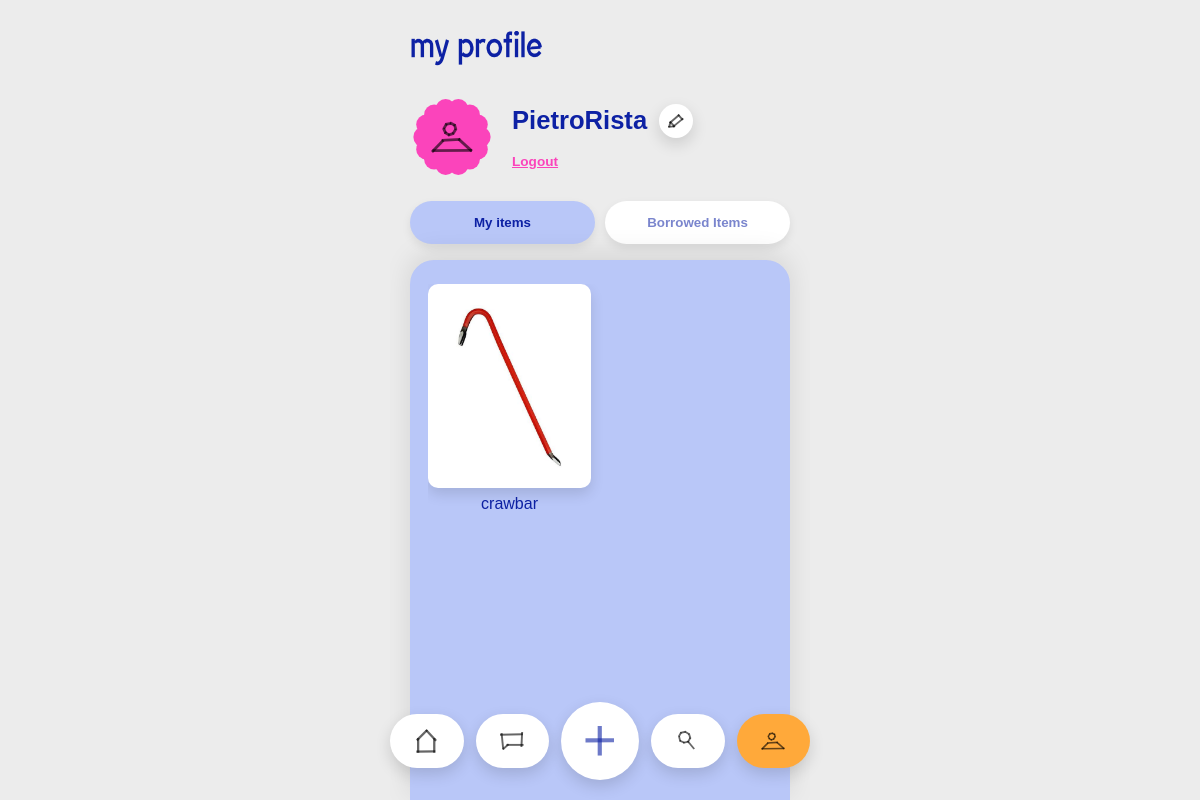
Before: /profile (signed in) with the older database file.
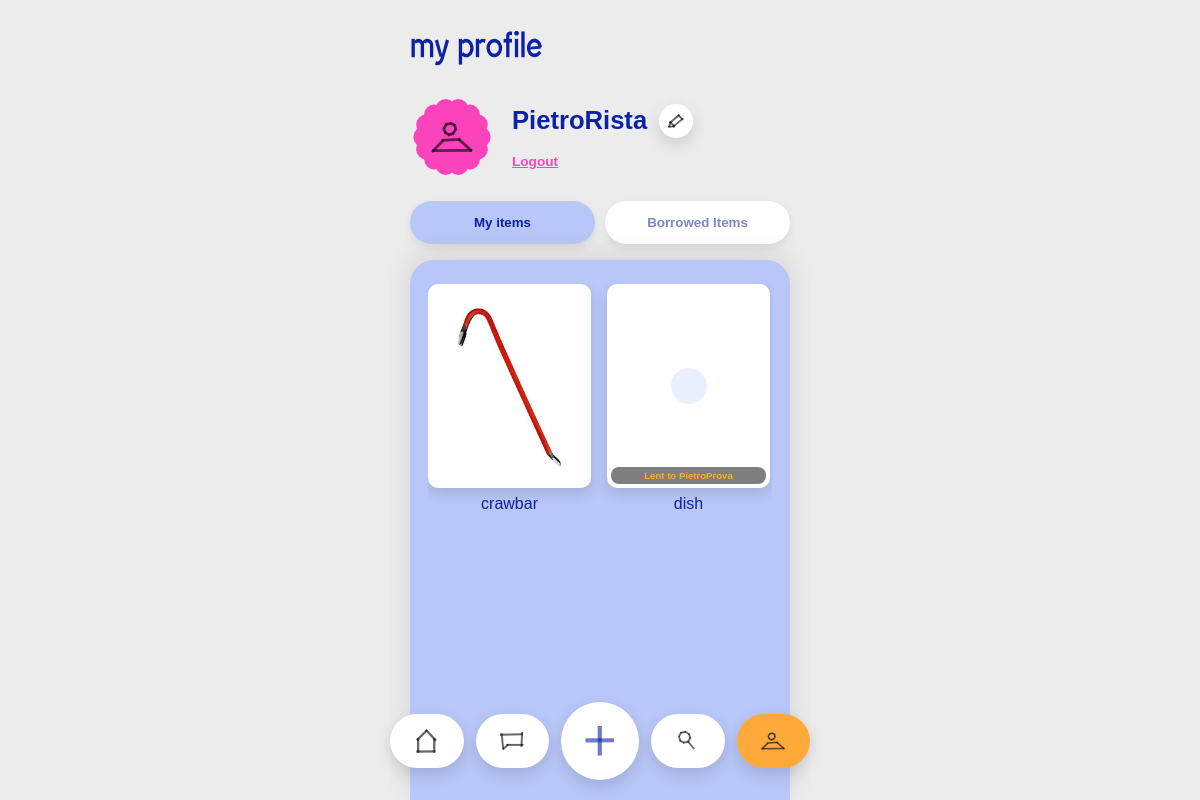
After: the same page with the newer database file.
### tables this page shows
CREATE TABLE users (
                id INTEGER PRIMARY KEY AUTOINCREMENT,
                username TEXT UNIQUE NOT NULL,
                email TEXT UNIQUE,
                password TEXT NOT NULL,
                location TEXT,
                categories TEXT
            , photo TEXT, latitude REAL, longitude REAL, onboarding_seen INTEGER DEFAULT 0);

CREATE TABLE items (
            id INTEGER PRIMARY KEY AUTOINCREMENT,
            name TEXT NOT NULL,
            description TEXT,
            owner_id INTEGER NOT NULL,
            status TEXT DEFAULT 'available',
            keywords TEXT, category TEXT, photo TEXT,
            FOREIGN KEY (owner_id) REFERENCES "users_old" (id)
        );

### app.py (the view)
@app.route('/profile')
def profile():
    if 'user_id' not in session:
        return redirect(url_for('login'))
    conn = get_db_connection()
    cursor = conn.cursor()
    cursor.execute('SELECT username, email, location, categories, photo FROM users WHERE id = ?', (session['user_id'],))
    user = cursor.fetchone()
    if not user:
        conn.close()
        session.clear()
        return redirect(url_for('login'))
    user_categories = [c.strip() for c in (user['categories'] or '').split(',') if c.strip()]
    cursor.execute('''
        SELECT i.id, i.name, i.photo, i.category, i.description, i.status,
               (SELECT u.username FROM requests r
                JOIN users u ON r.borrower_id = u.id
                WHERE r.item_id = i.id AND r.status = 'accepted' AND r.return_status != 'returned'
                ORDER BY r.created_at DESC LIMIT 1) as borrower_name,
               (SELECT COUNT(*) FROM requests r WHERE r.item_id = i.id) as request_count
        FROM items i
        WHERE i.owner_id = ? AND i.status NOT IN ('requested', 'fulfilled')
    ''', (session['user_id'],))
    my_items = cursor.fetchall()
    cursor.execute('''
        SELECT i.id, i.name, i.photo, i.category, i.description, u.username as owner_name, u.location as owner_location,
               r.id as request_id, r.status, r.return_status, r.returned_at
        FROM requests r
        JOIN items i ON r.item_id = i.id
        JOIN users u ON i.owner_id = u.id
        WHERE r.borrower_id = ? AND r.status = 'accepted' AND i.status NOT IN ('requested', 'fulfilled')
        ORDER BY r.created_at DESC
    ''', (session['user_id'],))
    borrowed_items = []
    for row in cursor.fetchall():
        item = dict(row)
        item['returned_at_display'] = format_return_date(item['returned_at'])
        borrowed_items.append(item)
    conn.close()
    return render_template('profile.html', user=user, my_items=my_items, borrowed_items=borrowed_items,
                         categories=PROFILE_CATEGORIES, user_categories=user_categories)

### app.py (called while the page is built)
@app.url_defaults
def add_static_file_version(endpoint, values):
    if endpoint != 'static' or 'filename' not in values:
        return
    filepath = os.path.join(app.static_folder, values['filename'])
    if os.path.exists(filepath):
        values['v'] = int(os.path.getmtime(filepath))

def get_db_connection():
    conn = sqlite3.connect(DATABASE)
    conn.row_factory = sqlite3.Row
    conn.create_function('distance_km', 4, haversine_km)
    return conn

@app.context_processor
def inject_current_user_photo():
    if 'user_id' not in session:
        return {'current_user_photo': None}
    conn = get_db_connection()
    cursor = conn.cursor()
    cursor.execute('SELECT photo FROM users WHERE id = ?', (session['user_id'],))
    row = cursor.fetchone()
    conn.close()
    return {'current_user_photo': row['photo'] if row else None}

@app.context_processor
def inject_unread_messages():
    if 'user_id' not in session:
        return {'has_unread_messages': False}
    conn = get_db_connection()
    cursor = conn.cursor()
    cursor.execute('''
        SELECT 1
        FROM messages m
        JOIN requests r ON m.request_id = r.id
        JOIN items i ON r.item_id = i.id
        WHERE (i.owner_id = ? OR r.borrower_id = ?)
          AND m.sender_id != ?
          AND m.is_read = 0
        LIMIT 1
    ''', (session['user_id'], session['user_id'], session['user_id']))
    row = cursor.fetchone()
    conn.close()
    return {'has_unread_messages': row is not None}

def format_return_date(value):
    if not value:
        return ''
    try:
        d = datetime.strptime(value, '%Y-%m-%d')
    except (TypeError, ValueError):
        return value
    return '{} {}, {}'.format(d.strftime('%B'), d.day, d.year)

### templates/profile.html (shortened to what this page needs)
{% from 'macros.html' import user_avatar %}
<!DOCTYPE html>
<html lang="en">
<head>
    <link rel="stylesheet" href="{{ url_for('static', filename='style.css') }}">
</head>
<body class="no-scroll-page">
    <div class="container profile-page">
        <header class="profile-header">
            <h1>my profile</h1>
        </header>
        <section class="profile-user-row">
            {{ user_avatar('profile-avatar', current_user_photo, link=false) }}
            <div class="profile-user-info">
                <div class="profile-user-name-row">
                    <span class="profile-user-name">{{ user.username }}</span>
                    <button class="profile-edit-button" type="button" aria-label="Edit profile" onclick="openEditProfileModal()"><span class="icon icon-pencil" aria-hidden="true"></span></button>
                </div>
                <a href="{{ url_for('logout') }}" class="profile-logout-btn">Logout</a>
            </div>
        </section>
        <div class="profile-tabs">
            <button class="tab active" data-tab="my-items">My items</button>
            <button class="tab" data-tab="borrowed-items">Borrowed Items</button>
        </div>
        <section class="profile-content">
            <div class="tab-panels">
                <div class="tab-panel active" id="my-items">
                    <div class="items-grid">
                        {% if my_items %}
                            {% for item in my_items %}
                            <div class="item-card{% if item.borrower_name %} lent{% endif %}" role="button" tabindex="0"
                                 data-item-id="{{ item.id }}"
                                 data-name="{{ item.name }}"
                                 data-category="{{ item.category or '' }}"
                                 data-description="{{ item.description or 'No description provided.' }}"
                                 data-photo="{% if item.photo %}{{ url_for('static', filename='uploads/' + item.photo) }}{% endif %}"
                                 data-owner=""
                                 data-owner-location=""
                                 data-footer="{% if item.borrower_name %}Currently lent to {{ item.borrower_name }}{% else %}This is your item{% endif %}"
                                 data-can-delete="{% if not item.borrower_name and item.request_count == 0 %}true{% else %}false{% endif %}"
                                 onclick="openItemPopup(this)" onkeydown="if(event.key==='Enter'){openItemPopup(this)}">
                                <div class="item-image">
                                    <div class="item-image-placeholder" {% if item.photo %}style="display:none;"{% endif %}></div>
                                    {% if item.photo %}
                                        <img src="{{ url_for('static', filename='uploads/' + item.photo) }}" alt="{{ item.name }}"
                                             onerror="this.style.display='none'; this.parentNode.querySelector('.item-image-placeholder').style.display='block';">
                                    {% endif %}
                                    {% if item.borrower_name %}
                                    <div class="item-status-overlay lent">Lent to {{ item.borrower_name }}</div>
                                    {% endif %}
                                </div>
                                <div class="item-name">{{ item.name }}</div>
                            </div>
                            {% endfor %}
                        {% else %}
                            <p class="empty-state">No items yet</p>
                        {% endif %}
                    </div>
                </div>
            </div>
        </section>
        {% include 'footer_nav.html' %}
    </div>
</body>
</html>

### templates/macros.html
{% macro user_avatar(css_class, photo, link=true) %}
{% if link %}
<a href="{{ url_for('profile') }}" class="{{ css_class }}{% if not photo %} icon icon-user{% endif %}" aria-label="Profile">{% if photo %}<img src="{{ url_for('static', filename='uploads/' + photo) }}" alt="" class="avatar-photo">{% endif %}</a>
{% else %}
<div class="{{ css_class }}{% if not photo %} icon icon-user{% endif %}">{% if photo %}<img src="{{ url_for('static', filename='uploads/' + photo) }}" alt="" class="avatar-photo">{% endif %}</div>
{% endif %}
{% endmacro %}

### templates/footer_nav.html (shortened to what this page needs)
<nav class="bottom-nav">
    <a href="{{ url_for('dashboard') }}" class="nav-item{% if request.path == '/' or request.path.startswith('/dashboard') %} active{% endif %}" aria-label="Home">
        <span class="icon icon-nav-home" aria-hidden="true"></span>
    </a>
    <a href="{{ url_for('chat_index') }}" class="nav-item{% if request.path.startswith('/chat') %} active{% endif %}" aria-label="Chat{% if has_unread_messages %} (unread messages){% endif %}">
        <span class="icon icon-nav-chat" aria-hidden="true"></span>
    </a>
    <a href="{{ url_for('add_item') }}" onclick="return openFooterAddItemModal(event)" class="nav-item center-action" aria-label="Add item">
        <svg class="plus-icon" viewBox="0 0 59 61" aria-hidden="true" xmlns="http://www.w3.org/2000/svg">
            <path d="M58.0137 29.0005L0.0134028 29.1806" />
            <path d="M29.0127 60.0723L29.0127 -1.85711e-05" />
        </svg>
    </a>
    <a href="{{ url_for('explore') }}" class="nav-item{% if request.path.startswith('/explore') or request.path.startswith('/search') %} active{% endif %}" aria-label="Explore">
        <span class="icon icon-nav-search" aria-hidden="true"></span>
    </a>
    <a href="{{ url_for('profile') }}" class="nav-item{% if request.path.startswith('/profile') %} active{% endif %}" aria-label="Profile">
        <span class="icon icon-nav-profile" aria-hidden="true"></span>
    </a>
</nav>

Changed rows visible on the page:
added items: borrower_name "PietroProva", name "dish"
